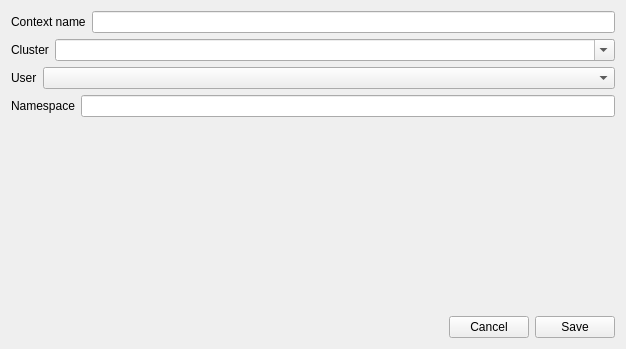
<?xml version="1.0" encoding="UTF-8"?>
<ui version="4.0">
 <class>ContextEditor</class>
 <widget class="QWidget" name="ContextEditor">
  <property name="geometry">
   <rect>
    <x>0</x>
    <y>0</y>
    <width>626</width>
    <height>349</height>
   </rect>
  </property>
  <property name="windowTitle">
   <string>Context Editor</string>
  </property>
  <layout class="QVBoxLayout" name="verticalLayout">
   <item>
    <layout class="QGridLayout" name="gridLayout">
     <item row="0" column="0">
      <layout class="QHBoxLayout" name="horizontalLayout_3">
       <item>
        <widget class="QLabel" name="labelContextName">
         <property name="text">
          <string>Context name</string>
         </property>
        </widget>
       </item>
       <item>
        <widget class="QLineEdit" name="lineEditContextName"/>
       </item>
      </layout>
     </item>
     <item row="1" column="0">
      <layout class="QHBoxLayout" name="horizontalLayout">
       <item>
        <widget class="QLabel" name="labelClusters">
         <property name="sizePolicy">
          <sizepolicy hsizetype="Maximum" vsizetype="Preferred">
           <horstretch>0</horstretch>
           <verstretch>0</verstretch>
          </sizepolicy>
         </property>
         <property name="text">
          <string>Cluster</string>
         </property>
        </widget>
       </item>
       <item>
        <widget class="QComboBox" name="comboBoxClusters">
         <property name="editable">
          <bool>true</bool>
         </property>
         <property name="insertPolicy">
          <enum>QComboBox::NoInsert</enum>
         </property>
        </widget>
       </item>
      </layout>
     </item>
     <item row="2" column="0">
      <layout class="QHBoxLayout" name="horizontalLayout_2">
       <item>
        <widget class="QLabel" name="labelUsers">
         <property name="sizePolicy">
          <sizepolicy hsizetype="Maximum" vsizetype="Preferred">
           <horstretch>0</horstretch>
           <verstretch>0</verstretch>
          </sizepolicy>
         </property>
         <property name="text">
          <string>User</string>
         </property>
        </widget>
       </item>
       <item>
        <widget class="QComboBox" name="comboBoxUsers"/>
       </item>
      </layout>
     </item>
     <item row="3" column="0">
      <layout class="QHBoxLayout" name="horizontalLayout_4">
       <item>
        <widget class="QLabel" name="labelNamespace">
         <property name="text">
          <string>Namespace</string>
         </property>
        </widget>
       </item>
       <item>
        <widget class="QLineEdit" name="lineEditNamespace"/>
       </item>
      </layout>
     </item>
    </layout>
   </item>
   <item>
    <spacer name="verticalSpacer">
     <property name="orientation">
      <enum>Qt::Vertical</enum>
     </property>
     <property name="sizeHint" stdset="0">
      <size>
       <width>20</width>
       <height>161</height>
      </size>
     </property>
    </spacer>
   </item>
   <item>
    <layout class="QHBoxLayout" name="horizontalLayout_5">
     <item>
      <spacer name="horizontalSpacer">
       <property name="orientation">
        <enum>Qt::Horizontal</enum>
       </property>
       <property name="sizeHint" stdset="0">
        <size>
         <width>40</width>
         <height>20</height>
        </size>
       </property>
      </spacer>
     </item>
     <item>
      <widget class="QPushButton" name="pushButtonCancel">
       <property name="text">
        <string>Cancel</string>
       </property>
       <property name="icon">
        <iconset theme="emblem-unreadable">
         <normaloff>.</normaloff>.</iconset>
       </property>
      </widget>
     </item>
     <item>
      <widget class="QPushButton" name="pushButtonSave">
       <property name="text">
        <string>Save</string>
       </property>
       <property name="icon">
        <iconset theme="document-save">
         <normaloff>.</normaloff>.</iconset>
       </property>
      </widget>
     </item>
    </layout>
   </item>
  </layout>
 </widget>
 <resources/>
 <connections/>
</ui>
